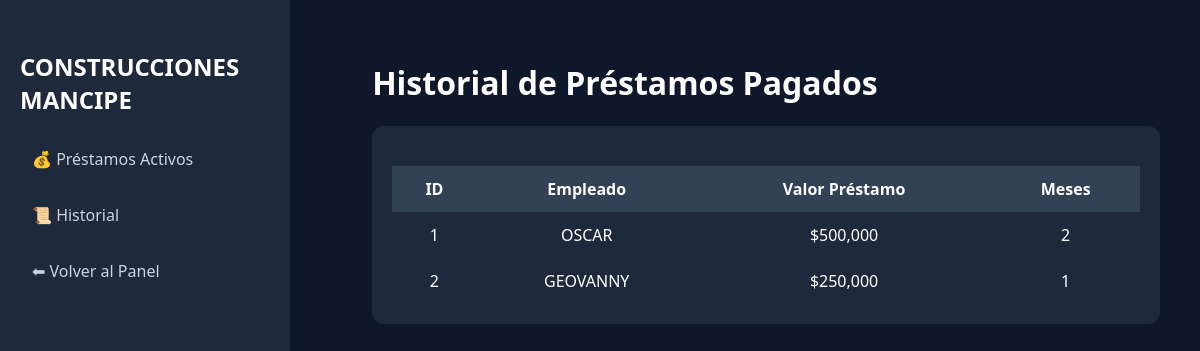
/historial_prestamos, run on the app's committed database.
### tables this page shows
CREATE TABLE prestamos (
            id INTEGER PRIMARY KEY AUTOINCREMENT,
            empleado_id INTEGER,
            cargo TEXT,
            prestamo REAL,
            descuento REAL,
            tiempo_pago INTEGER,
            deuda_actual REAL, estado TEXT DEFAULT 'activo',
            FOREIGN KEY(empleado_id) REFERENCES empleados(id)
        );

CREATE TABLE empleados(
        id INTEGER PRIMARY KEY AUTOINCREMENT,
        nombre TEXT,
        apellido TEXT,
        edad INTEGER,
        fecha_nacimiento TEXT,
        puesto TEXT,
        salario REAL,
        fecha_inicio TEXT,
        fecha_fin TEXT,
        eps TEXT,
        arl TEXT,
        celular TEXT,
        correo TEXT,
        estado_contrato TEXT
    , cedula TEXT, fecha_expedicion TEXT, genero TEXT, tipo_contrato TEXT, afp TEXT, fecha_examen_medico TEXT, fecha_curso_alturas TEXT, estado_civil TEXT, direccion TEXT, emergencia_nombre TEXT, emergencia_telefono TEXT, emergencia_direccion TEXT, emergencia_parentesco TEXT);

### app.py (the view)
@app.route("/historial_prestamos")
def historial_prestamos():
    conn = sqlite3.connect(DB)
    cursor = conn.cursor()
    cursor.execute("""
    SELECT p.id,e.nombre,p.prestamo,p.tiempo_pago
    FROM prestamos p
    JOIN empleados e ON e.id=p.empleado_id
    WHERE p.estado='pagado'
    """)
    historial = cursor.fetchall()
    conn.close()
    return render_template("historial_prestamos.html",
                           historial=historial)

### templates/historial_prestamos.html (shortened to what this page needs)
<!DOCTYPE html>
<html>
<head>
</head>
<body>
<div class="sidebar">
<h2>CONSTRUCCIONES<br>MANCIPE</h2>
{% if request.endpoint == 'prestamos' or request.endpoint == 'historial_prestamos' %}
<a href="{{ url_for('prestamos') }}">💰 Préstamos Activos</a>
<a href="{{ url_for('historial_prestamos') }}">📜 Historial</a>
<a href="{{ url_for('dashboard') }}">⬅ Volver al Panel</a>
{% endif %}
</div>
<a href="{{ url_for('logout') }}">🚪 Cerrar Sesión</a>
<div class="main">
<h1>Historial de Préstamos Pagados</h1>
<div class="card">
<table>
<tr>
<th>ID</th>
<th>Empleado</th>
<th>Valor Préstamo</th>
<th>Meses</th>
</tr>
{% for h in historial %}
<tr>
<td>{{ h[0] }}</td>
<td>{{ h[1] }}</td>
<td>${{ "{:,.0f}".format(h[2]) }}</td>
<td>{{ h[3] }}</td>
</tr>
{% endfor %}
</table>
</div>
</div>
</body>
</html>

### templates/historial_prestamos.html (style rules this page uses)
body { margin:0; font-family:'Segoe UI'; background:#0f172a; color:white; display:flex; }
.sidebar { width:250px; background:#1e293b; height:100vh; padding:30px 20px; position:fixed; }
.sidebar a { display:block; color:#cbd5e1; text-decoration:none; padding:12px; border-radius:8px; margin-bottom:10px; }
.main { margin-left:250px; padding:40px; width:100%; }
.card { background:#1e293b; padding:20px; border-radius:12px; }
table { width:100%; margin-top:20px; border-collapse:collapse; }
th,td { padding:12px; text-align:center; }
th { background:#334155; }

### data on the page
prestamos: id "1", nombre "OSCAR", prestamo "500,000", tiempo_pago "2"
prestamos: id "2", nombre "GEOVANNY", prestamo "250,000", tiempo_pago "1"
